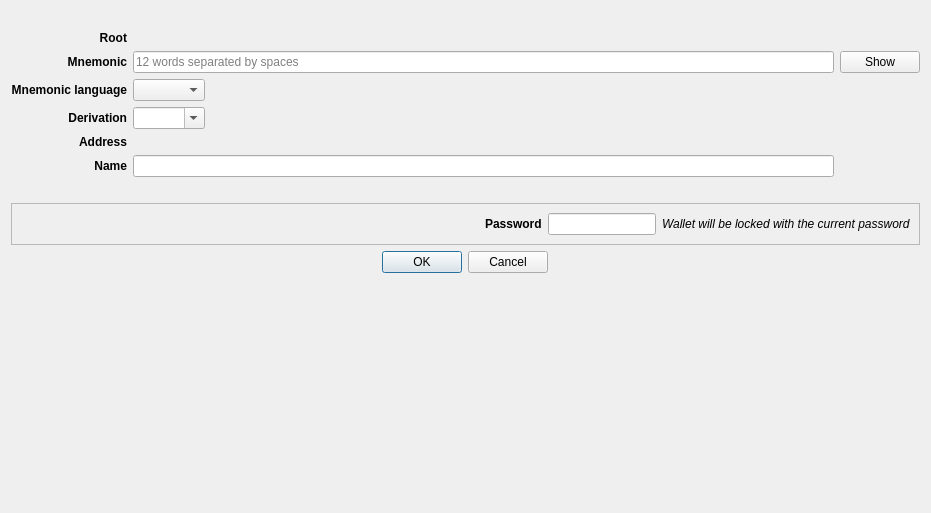
<?xml version="1.0" encoding="UTF-8"?>
<ui version="4.0">
 <class>AccountDerivationCreateDialog</class>
 <widget class="QDialog" name="AccountDerivationCreateDialog">
  <property name="geometry">
   <rect>
    <x>0</x>
    <y>0</y>
    <width>931</width>
    <height>513</height>
   </rect>
  </property>
  <property name="windowTitle">
   <string>Create derived account</string>
  </property>
  <layout class="QVBoxLayout" name="verticalLayout">
   <item alignment="Qt::AlignHCenter">
    <widget class="QLabel" name="imagelabel">
     <property name="sizePolicy">
      <sizepolicy hsizetype="Preferred" vsizetype="Preferred">
       <horstretch>0</horstretch>
       <verstretch>0</verstretch>
      </sizepolicy>
     </property>
     <property name="minimumSize">
      <size>
       <width>0</width>
       <height>0</height>
      </size>
     </property>
     <property name="maximumSize">
      <size>
       <width>200</width>
       <height>200</height>
      </size>
     </property>
     <property name="sizeIncrement">
      <size>
       <width>0</width>
       <height>0</height>
      </size>
     </property>
     <property name="baseSize">
      <size>
       <width>0</width>
       <height>0</height>
      </size>
     </property>
     <property name="text">
      <string/>
     </property>
     <property name="pixmap">
      <pixmap resource="../../icons/tikka.slots.pyqt.resources.icons.index.qrc">:/images/safe_background</pixmap>
     </property>
     <property name="scaledContents">
      <bool>true</bool>
     </property>
     <property name="alignment">
      <set>Qt::AlignCenter</set>
     </property>
    </widget>
   </item>
   <item>
    <layout class="QGridLayout" name="gridLayout">
     <item row="2" column="0">
      <widget class="QLabel" name="mnemonicLanguageLabel">
       <property name="font">
        <font>
         <weight>75</weight>
         <italic>false</italic>
         <bold>true</bold>
        </font>
       </property>
       <property name="text">
        <string>Mnemonic language</string>
       </property>
       <property name="alignment">
        <set>Qt::AlignRight|Qt::AlignTrailing|Qt::AlignVCenter</set>
       </property>
      </widget>
     </item>
     <item row="1" column="1">
      <widget class="QLineEdit" name="mnemonicLineEdit">
       <property name="echoMode">
        <enum>QLineEdit::Password</enum>
       </property>
       <property name="readOnly">
        <bool>false</bool>
       </property>
       <property name="placeholderText">
        <string>12 words separated by spaces</string>
       </property>
      </widget>
     </item>
     <item row="2" column="1">
      <widget class="QComboBox" name="mnemonicLanguageComboBox">
       <property name="sizePolicy">
        <sizepolicy hsizetype="Fixed" vsizetype="Preferred">
         <horstretch>0</horstretch>
         <verstretch>0</verstretch>
        </sizepolicy>
       </property>
      </widget>
     </item>
     <item row="1" column="0">
      <widget class="QLabel" name="mnemonicLabel">
       <property name="font">
        <font>
         <weight>75</weight>
         <bold>true</bold>
        </font>
       </property>
       <property name="text">
        <string>Mnemonic</string>
       </property>
       <property name="alignment">
        <set>Qt::AlignRight|Qt::AlignTrailing|Qt::AlignVCenter</set>
       </property>
      </widget>
     </item>
     <item row="4" column="0">
      <widget class="QLabel" name="derivationLabel">
       <property name="font">
        <font>
         <weight>75</weight>
         <bold>true</bold>
        </font>
       </property>
       <property name="text">
        <string>Derivation</string>
       </property>
       <property name="alignment">
        <set>Qt::AlignRight|Qt::AlignTrailing|Qt::AlignVCenter</set>
       </property>
      </widget>
     </item>
     <item row="4" column="1">
      <widget class="QComboBox" name="derivationComboBox">
       <property name="sizePolicy">
        <sizepolicy hsizetype="Fixed" vsizetype="Fixed">
         <horstretch>0</horstretch>
         <verstretch>0</verstretch>
        </sizepolicy>
       </property>
       <property name="editable">
        <bool>true</bool>
       </property>
      </widget>
     </item>
     <item row="5" column="0">
      <widget class="QLabel" name="addressLabel">
       <property name="font">
        <font>
         <weight>75</weight>
         <bold>true</bold>
        </font>
       </property>
       <property name="text">
        <string>Address</string>
       </property>
       <property name="alignment">
        <set>Qt::AlignRight|Qt::AlignTrailing|Qt::AlignVCenter</set>
       </property>
      </widget>
     </item>
     <item row="6" column="0">
      <widget class="QLabel" name="nameLabel">
       <property name="font">
        <font>
         <weight>75</weight>
         <bold>true</bold>
        </font>
       </property>
       <property name="text">
        <string>Name</string>
       </property>
       <property name="alignment">
        <set>Qt::AlignRight|Qt::AlignTrailing|Qt::AlignVCenter</set>
       </property>
      </widget>
     </item>
     <item row="6" column="1">
      <widget class="QLineEdit" name="nameLineEdit"/>
     </item>
     <item row="5" column="1">
      <widget class="QLabel" name="addressValueLabel">
       <property name="text">
        <string/>
       </property>
       <property name="textInteractionFlags">
        <set>Qt::LinksAccessibleByMouse|Qt::TextSelectableByKeyboard|Qt::TextSelectableByMouse</set>
       </property>
      </widget>
     </item>
     <item row="1" column="2">
      <widget class="QPushButton" name="showButton">
       <property name="text">
        <string>Show</string>
       </property>
      </widget>
     </item>
     <item row="0" column="0">
      <widget class="QLabel" name="rootAddressLabel">
       <property name="font">
        <font>
         <weight>75</weight>
         <bold>true</bold>
        </font>
       </property>
       <property name="text">
        <string>Root</string>
       </property>
       <property name="alignment">
        <set>Qt::AlignRight|Qt::AlignTrailing|Qt::AlignVCenter</set>
       </property>
      </widget>
     </item>
     <item row="0" column="1">
      <widget class="QLabel" name="rootAddressValueLabel">
       <property name="text">
        <string/>
       </property>
       <property name="textInteractionFlags">
        <set>Qt::LinksAccessibleByMouse|Qt::TextSelectableByKeyboard|Qt::TextSelectableByMouse</set>
       </property>
      </widget>
     </item>
    </layout>
   </item>
   <item>
    <widget class="QLabel" name="errorLabel">
     <property name="styleSheet">
      <string notr="true">color: red</string>
     </property>
     <property name="text">
      <string/>
     </property>
     <property name="alignment">
      <set>Qt::AlignCenter</set>
     </property>
    </widget>
   </item>
   <item>
    <widget class="QFrame" name="storedPasswordFrame">
     <property name="frameShape">
      <enum>QFrame::StyledPanel</enum>
     </property>
     <property name="frameShadow">
      <enum>QFrame::Raised</enum>
     </property>
     <layout class="QHBoxLayout" name="horizontalLayout">
      <item>
       <spacer name="horizontalSpacer">
        <property name="orientation">
         <enum>Qt::Horizontal</enum>
        </property>
        <property name="sizeHint" stdset="0">
         <size>
          <width>40</width>
          <height>20</height>
         </size>
        </property>
       </spacer>
      </item>
      <item alignment="Qt::AlignRight">
       <widget class="QLabel" name="storedPasswordLabel">
        <property name="font">
         <font>
          <weight>75</weight>
          <bold>true</bold>
         </font>
        </property>
        <property name="text">
         <string>Password</string>
        </property>
       </widget>
      </item>
      <item alignment="Qt::AlignHCenter">
       <widget class="QLineEdit" name="storedpasswordLineEdit">
        <property name="sizePolicy">
         <sizepolicy hsizetype="Fixed" vsizetype="Fixed">
          <horstretch>0</horstretch>
          <verstretch>0</verstretch>
         </sizepolicy>
        </property>
        <property name="maxLength">
         <number>20</number>
        </property>
        <property name="echoMode">
         <enum>QLineEdit::Password</enum>
        </property>
        <property name="alignment">
         <set>Qt::AlignCenter</set>
        </property>
        <property name="readOnly">
         <bool>true</bool>
        </property>
       </widget>
      </item>
      <item alignment="Qt::AlignLeft">
       <widget class="QLabel" name="storedPasswordHintLabel">
        <property name="font">
         <font>
          <italic>true</italic>
         </font>
        </property>
        <property name="text">
         <string>Wallet will be locked with the current password</string>
        </property>
       </widget>
      </item>
     </layout>
    </widget>
   </item>
   <item alignment="Qt::AlignHCenter">
    <widget class="QDialogButtonBox" name="buttonBox">
     <property name="orientation">
      <enum>Qt::Horizontal</enum>
     </property>
     <property name="standardButtons">
      <set>QDialogButtonBox::Cancel|QDialogButtonBox::Ok</set>
     </property>
    </widget>
   </item>
   <item>
    <spacer name="verticalSpacer">
     <property name="orientation">
      <enum>Qt::Vertical</enum>
     </property>
     <property name="sizeHint" stdset="0">
      <size>
       <width>20</width>
       <height>40</height>
      </size>
     </property>
    </spacer>
   </item>
  </layout>
 </widget>
 <tabstops>
  <tabstop>mnemonicLineEdit</tabstop>
  <tabstop>mnemonicLanguageComboBox</tabstop>
  <tabstop>derivationComboBox</tabstop>
  <tabstop>nameLineEdit</tabstop>
  <tabstop>storedpasswordLineEdit</tabstop>
  <tabstop>showButton</tabstop>
 </tabstops>
 <resources>
  <include location="../../icons/tikka.slots.pyqt.resources.icons.index.qrc"/>
 </resources>
 <connections>
  <connection>
   <sender>buttonBox</sender>
   <signal>accepted()</signal>
   <receiver>AccountDerivationCreateDialog</receiver>
   <slot>accept()</slot>
   <hints>
    <hint type="sourcelabel">
     <x>248</x>
     <y>254</y>
    </hint>
    <hint type="destinationlabel">
     <x>157</x>
     <y>274</y>
    </hint>
   </hints>
  </connection>
  <connection>
   <sender>buttonBox</sender>
   <signal>rejected()</signal>
   <receiver>AccountDerivationCreateDialog</receiver>
   <slot>reject()</slot>
   <hints>
    <hint type="sourcelabel">
     <x>316</x>
     <y>260</y>
    </hint>
    <hint type="destinationlabel">
     <x>286</x>
     <y>274</y>
    </hint>
   </hints>
  </connection>
 </connections>
</ui>
